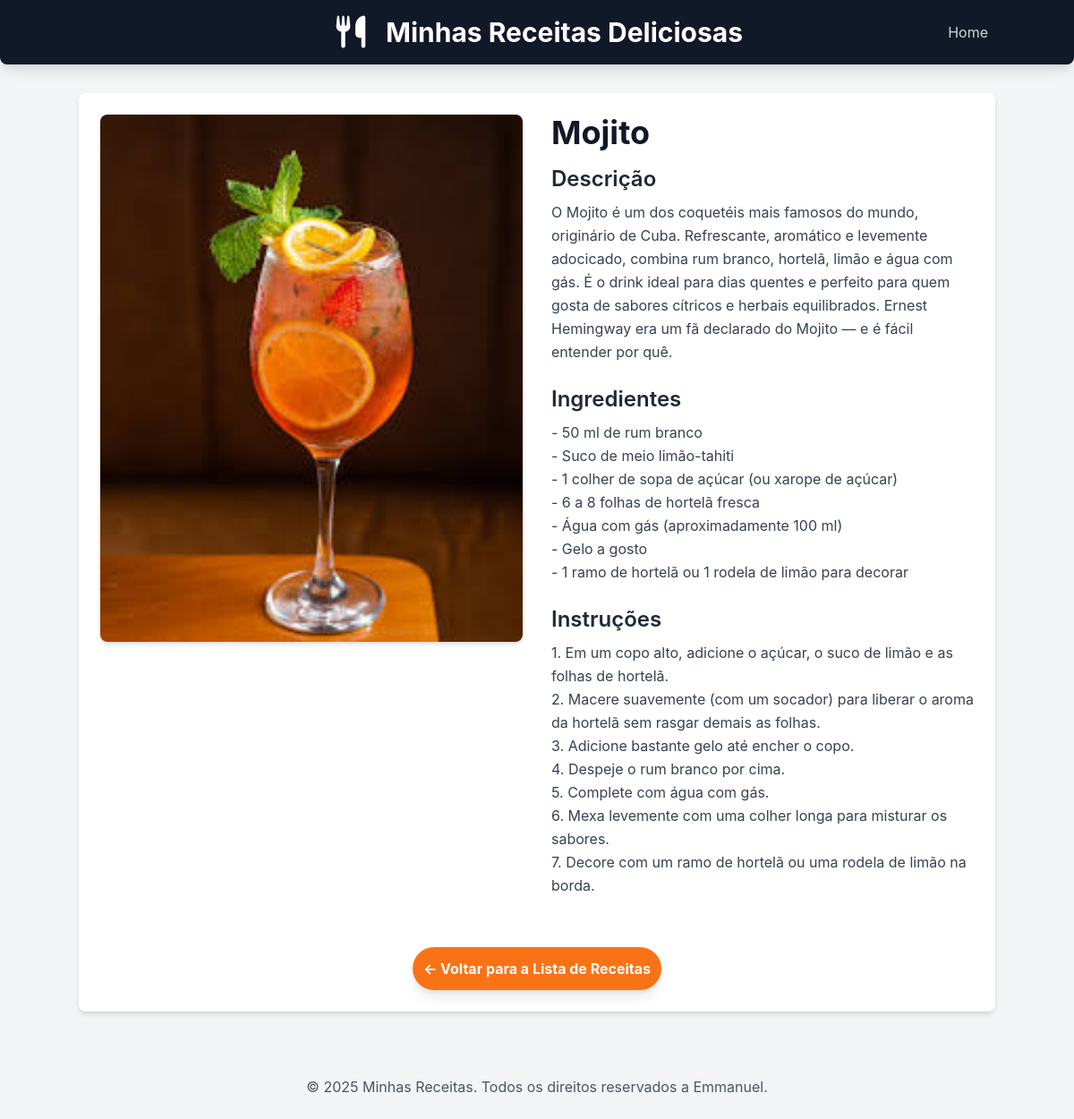
Page /receitas/receita/9/ on the committed database.
### receitas/models.py (models this page shows, shortened)
class Receita(models.Model):
    CATEGORIAS =[
        ('comida','Comida'),
        ('sobremesa','Sobremesa'),
        ('drink','Drink'),
    ]
    title = models.CharField("Título", max_length=200)
    description = models.TextField("Descrição")
    ingredients = models.TextField("Ingredientes")
    instructions = models.TextField("Modo de preparo")
    image = models.ImageField("Imagem", upload_to='receitas/images/', blank=True, null=True)
    categoria = models.CharField("Categoria", max_length=20, choices=CATEGORIAS, default='comida')
    created_at = models.DateTimeField(auto_now_add=True)
    updated_at = models.DateTimeField(auto_now=True)
    class Meta:
        verbose_name = "Receita"
        verbose_name_plural = "Receitas"
        ordering = ['-created_at'] #ordena as receitas pela data de criação (mais novas primeiro)

### receitas/views.py (the view)
# urls.py: path('receita/<int:id>/', views.receita_detail, name='receita_detail'),
def receita_detail(request, id):
    receita = get_object_or_404(Receita, pk=id)
    return render(request, 'receitas/receita_detail.html', {'receita': receita})

### receitas/templates/receitas/receita_detail.html (shortened to what this page needs)
{% extends "receitas/base.html"%}
{% block content %}
<div class="flex flex-col md:flex-row gap-8">
    {% if receita.image %}
    <div class="md:w-1/2">
        <img src="{{receita.image.url}}" alt="[Imagem de {{receita.title}}]"
            class="w-full h-auto object-cover rounded-lg shadow-md">
    </div>
    {% endif %}
    <div class="md:w-1/2">
        <h2 class="text-4xl font-bold text-gray-900 mb-4">{{receita.title}}</h2>
        <h3 class="text-2xl font-semibold text-gray-800 mb-2">Descrição</h3>
        <p class="text-gray-700 mb-6 leading-relaxed">{{receita.description}}</p>
        <h3 class="text-2xl font-semibold text-gray-800 mb-2">Ingredientes</h3>
        <p class="text-gray-700 mb-6 leading-relaxed whitespace-pre-wrap">{{receita.ingredients}}</p>
        <h3 class="text-2xl font-semibold text-gray-800 mb-2">Instruções</h3>
        <p class="text-gray-700 mb-6 leading-relaxed whitespace-pre-wrap">{{receita.instructions}}</p>
    </div>
</div>
<div class="mt-8 text-center">
    <a href="{% url 'home' %}"
        class="inline-block bg-orange-500 hover:bg-orange-600 text-white font-bold py-3 px-3 rounded-full transition duration-300 ease-in-out shadow-lg">
        &larr; Voltar para a Lista de Receitas
    </a>
</div>
{%endblock%}

### receitas/templates/receitas/base.html (style rules this page uses)
body { font-family: 'Inter', sans-serif; }

### rows in the picture
Receita: image (picture), title "Mojito", description "O Mojito é um dos coquetéis mais famosos do mundo, originário de Cuba. Refrescante, aromático e levemente adocicado, combina rum branco, hortelã, limão e água com gás. É o drink ideal para dias quentes e perfeito para quem gosta de sabores cítricos e herbais equilibrados. Ernest Hemingway era um fã declarado do Mojito — e é fácil entender por quê.", ingredients "- 50 ml de rum branco - Suco de meio limão-tahiti - 1 colher de sopa de açúcar (ou xarope de açúcar) - 6 a 8 folhas de hortelã fresca - Água com gás (aproximadamente 100 ml) - Gelo a gosto - 1 ramo de hortelã ou 1 rodela de limão para decorar", instructions "1. Em um copo alto, adicione o açúcar, o suco de limão e as folhas de hortelã. 2. Macere suavemente (com um socador) para liberar o aroma da hortelã sem rasgar demais as folhas. 3. Adicione bastante gelo até encher o copo. 4. Despeje o rum branco por cima. 5. Complete com água com gás. 6. Mexa levemente com uma colher longa para misturar os sabores. 7. Decore com um ramo de hortelã ou uma rodela de limão na borda."
